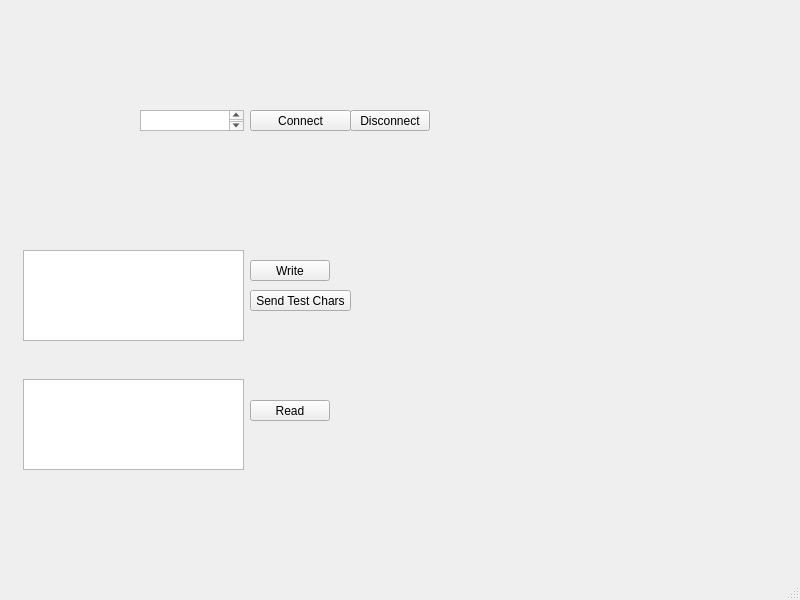
<?xml version="1.0" encoding="UTF-8"?>
<ui version="4.0">
 <class>MainWindow</class>
 <widget class="QMainWindow" name="MainWindow">
  <property name="geometry">
   <rect>
    <x>0</x>
    <y>0</y>
    <width>800</width>
    <height>600</height>
   </rect>
  </property>
  <property name="windowTitle">
   <string>MainWindow</string>
  </property>
  <widget class="QWidget" name="centralwidget">
   <widget class="QPushButton" name="pushButton">
    <property name="geometry">
     <rect>
      <x>250</x>
      <y>290</y>
      <width>101</width>
      <height>21</height>
     </rect>
    </property>
    <property name="text">
     <string>Send Test Chars</string>
    </property>
   </widget>
   <widget class="QPushButton" name="pushButton_2">
    <property name="geometry">
     <rect>
      <x>250</x>
      <y>110</y>
      <width>101</width>
      <height>21</height>
     </rect>
    </property>
    <property name="text">
     <string>Connect</string>
    </property>
   </widget>
   <widget class="QPlainTextEdit" name="plainTextEdit">
    <property name="geometry">
     <rect>
      <x>23</x>
      <y>250</y>
      <width>221</width>
      <height>91</height>
     </rect>
    </property>
   </widget>
   <widget class="QPushButton" name="pushButton_3">
    <property name="geometry">
     <rect>
      <x>250</x>
      <y>400</y>
      <width>80</width>
      <height>21</height>
     </rect>
    </property>
    <property name="text">
     <string>Read</string>
    </property>
   </widget>
   <widget class="QPushButton" name="pushButton_4">
    <property name="geometry">
     <rect>
      <x>250</x>
      <y>260</y>
      <width>80</width>
      <height>21</height>
     </rect>
    </property>
    <property name="text">
     <string>Write</string>
    </property>
   </widget>
   <widget class="QPushButton" name="pushButton_5">
    <property name="geometry">
     <rect>
      <x>350</x>
      <y>110</y>
      <width>80</width>
      <height>21</height>
     </rect>
    </property>
    <property name="text">
     <string>Disconnect</string>
    </property>
   </widget>
   <widget class="QPlainTextEdit" name="plainTextEdit_2">
    <property name="geometry">
     <rect>
      <x>140</x>
      <y>110</y>
      <width>104</width>
      <height>21</height>
     </rect>
    </property>
   </widget>
   <widget class="QPlainTextEdit" name="plainTextEdit_3">
    <property name="geometry">
     <rect>
      <x>23</x>
      <y>379</y>
      <width>221</width>
      <height>91</height>
     </rect>
    </property>
   </widget>
  </widget>
  <widget class="QMenuBar" name="menubar">
   <property name="geometry">
    <rect>
     <x>0</x>
     <y>0</y>
     <width>800</width>
     <height>20</height>
    </rect>
   </property>
  </widget>
  <widget class="QStatusBar" name="statusbar"/>
 </widget>
 <resources/>
 <connections/>
</ui>
